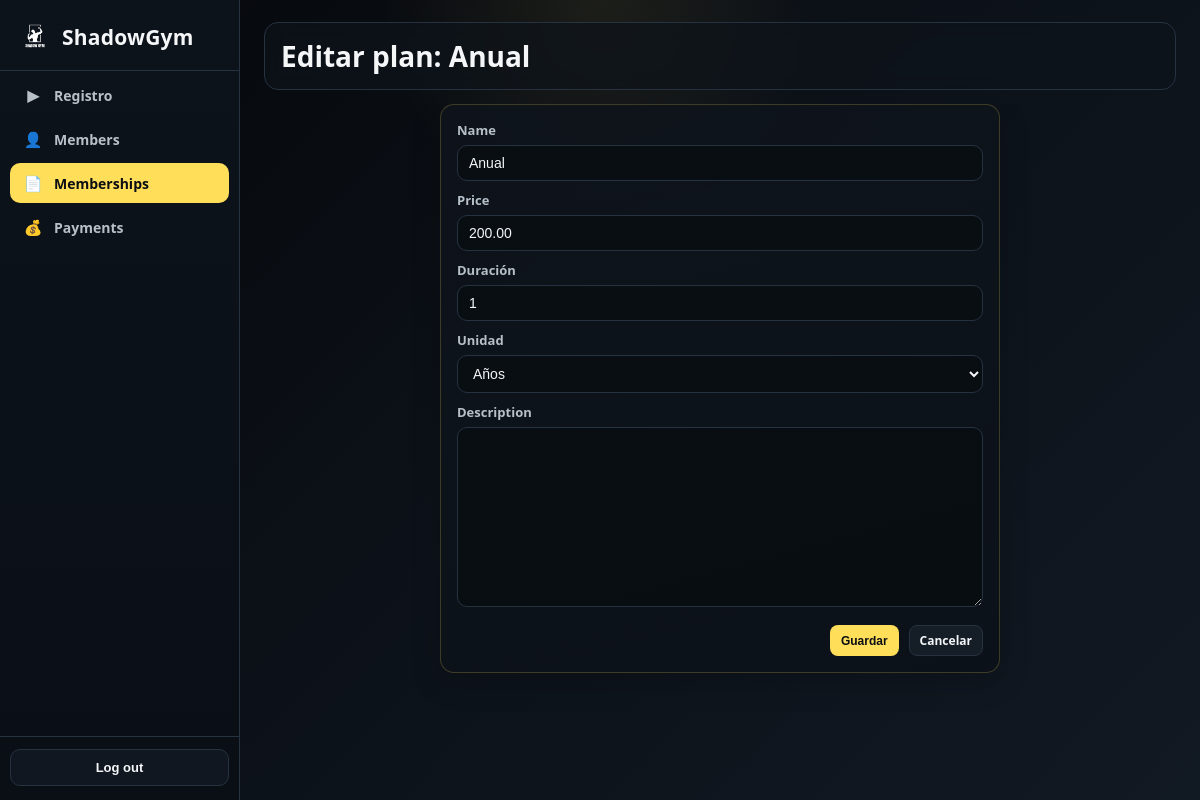
/memberships/3/edit/ (signed in), run on the app's committed database.
### memberships/models.py (models this page shows, shortened)
class Plan(models.Model):
    DAYS = 'days'
    MONTHS = 'months'
    YEARS = 'years'
    DURATION_UNIT_CHOICES = [
        (DAYS, 'Días'),
        (MONTHS, 'Meses'),
        (YEARS, 'Años'),
    ]
    name = models.CharField(max_length=100, unique=True)
    price = models.DecimalField(max_digits=6, decimal_places=2, validators=[MinValueValidator(0.01)])
    duration_value = models.PositiveIntegerField(default=1, validators=[MinValueValidator(1)], verbose_name='Duración')
    duration_unit = models.CharField(max_length=10, choices=DURATION_UNIT_CHOICES, default=MONTHS, verbose_name='Unidad')
    duration_days = models.PositiveIntegerField(editable=False)
    description = models.TextField(blank=True, null=True)
    class Meta:
        ordering = ['name']
        verbose_name = "Plan"
        verbose_name_plural = "Planes"

### memberships/views.py (the view)
# urls.py: path('<int:pk>/edit/', edit_plan, name='edit'),
@login_required
def edit_plan(request, pk):
	plan = get_object_or_404(Plan, pk=pk)
	form = PlanForm(request.POST or None, instance=plan)
	if request.method == 'POST' and form.is_valid():
		form.save()
		messages.success(request, 'Plan actualizado correctamente.')
		return redirect('memberships:index')
	return render(request, 'dashboard/form.html', {
		'form': form,
		'title': f'Editar plan: {plan.name}',
		'cancel_url': 'memberships:index',
	})

### memberships/forms.py
class PlanForm(forms.ModelForm):
    class Meta:
        model = Plan
        fields = [
            'name',
            'price',
            'duration_value',
            'duration_unit',
            'description',
        ]

### templates/dashboard/form.html (shortened to what this page needs)
{% extends 'dashboard/base.html' %}
{% block section_title %}{{ title }}{% endblock %}
{% block content %}
<section class="panel form-panel">
    <form method="post" class="dashboard-form">
        {% for field in form %}
            <div class="form-row">
                {% if field.field.widget.input_type == 'checkbox' %}
                    <div class="checkbox-row">
                        {{ field }}
                        <label for="{{ field.id_for_label }}">{{ field.label }}</label>
                    </div>
                {% else %}
                    <label for="{{ field.id_for_label }}">{{ field.label }}</label>
                    {{ field }}
                {% endif %}
            </div>
        {% endfor %}
        <div class="form-actions">
            <button class="action-link submit" type="submit">Guardar</button>
            <a class="action-link" href="{% url cancel_url %}">Cancelar</a>
        </div>
    </form>
</section>
{% endblock %}

### static/css/dashboard.css (style rules this page uses)
html, body { height: 100vh; overflow: hidden; }
* { box-sizing: border-box; margin: 0; padding: 0; }
:root { --bg: #05070a; --panel: #0f141b; --panel-soft: #141b24; --line: #273241; --text: #f4f6f8; --muted: #b7c0c9; --accent: #ffde59; --danger: #ff8f8f; }
body { font-family: "Segoe UI", sans-serif; background: radial-gradient(circle at top, rgba(255, 222, 89, 0.08), transparent 22%), linear-gradient(135deg, #05070a 0%, #0c1118 45%, #111923 100%); color: var(--text); }
.panel { background: var(--panel); border: 1px solid var(--line); border-radius: 14px; padding: 14px; box-shadow: 0 10px 30px rgba(0, 0, 0, 0.18); min-height: 0; display: flex; flex-direction: column; }
.action-link { display: inline-flex; align-items: center; justify-content: center; border: 1px solid var(--line); background: #151d27; color: var(--text); border-radius: 8px; padding: 6px 10px; font-size: 12px; font-weight: 700; text-decoration: none; transition: transform 0.2s ease, border-color 0.2s ease, box-shadow 0.2s ease; }
.action-link.submit { background: var(--accent); color: #0b0e12; border-color: transparent; }
.form-panel { max-width: 560px; width: 100%; margin: 0 auto; padding: 16px; background: linear-gradient(165deg, rgba(15, 20, 27, 0.95), rgba(12, 18, 25, 0.92)); border-color: rgba(255, 222, 89, 0.2); }
.dashboard-form { display: flex; flex-direction: column; gap: 10px; }
.form-row { display: flex; flex-direction: column; gap: 6px; }
.form-row label { font-size: 13px; color: var(--muted); font-weight: 700; }
.form-row input, .form-row textarea, .form-row select { width: 100%; background: rgba(6, 10, 14, 0.6); border: 1px solid var(--line); border-radius: 10px; color: var(--text); padding: 9px 11px; font-size: 14px; }
.form-row textarea { min-height: 88px; resize: vertical; }
.form-actions { margin-top: 8px; display: flex; gap: 10px; justify-content: flex-end; }

### data on the page
Plan: form "Anual" "200.00" "1" "Años"

### other printed values
{{ title }} "Editar plan: Anual"
{{ field.label }} "Name" "Price" "Duración" "Unidad" "Description"
